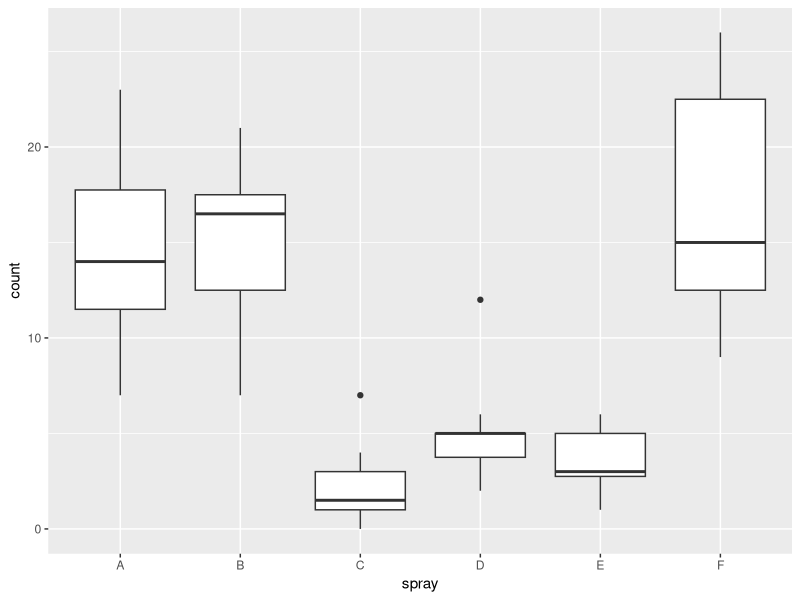

Here is the R script that generated this plot: (Note: this script raises an error after producing the figure.)
## ---- chunk 1
knitr::opts_chunk$set(echo = TRUE)
## ---- chunk 2
head(InsectSprays)
## ---- chunk 3
library(dplyr)
library(ggplot2)
ggplot(InsectSprays, aes(x = spray, y = count)) + geom_boxplot()

InsectSprays %>%
    group_by(spray) %>%
    summarize(n = n(), med_count = median(count)) %>%
    arrange(med_count)
## ---- chunk 4
data(nym.2002, package = "UsingR")
ggplot(nym.2002, aes(x = gender, y = time)) + geom_boxplot() + coord_flip()
ggplot(nym.2002, aes(x = time)) + geom_histogram() + facet_wrap(~ gender)
ggplot(nym.2002, aes(x = time, fill = gender)) + geom_density(alpha = 0.5)
